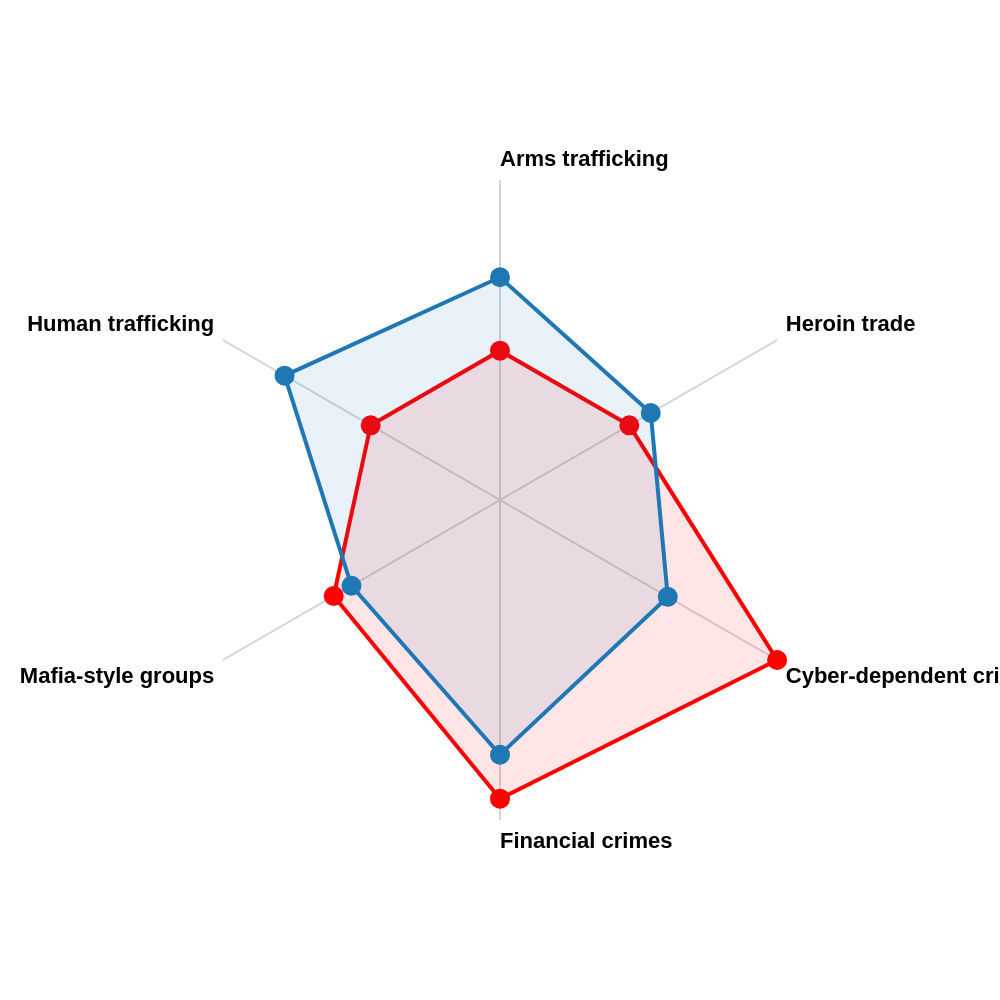

Vega-Lite specification for this chart:
### Vega specification from a JSON file in a GitHub repository (floating-point values rounded to 4 significant figures)
{"$schema": "https://vega.github.io/schema/vega/v5.json", "description": "A radar chart example, showing multiple dimensions in a radial layout.", "width": 500, "height": 500, "padding": 90, "autosize": {"type": "none", "contains": "padding"}, "signals": [{"name": "radius", "update": "width / 2"}], "data": [{"name": "table", "values": [{"Country": "Australia", "category": "Human trafficking", "value": 3.5}, {"Country": "Australia", "category": "Arms trafficking", "value": 3.5}, {"Country": "Australia", "category": "Heroin trade", "value": 3.5}, {"Country": "Australia", "category": "Cyber-dependent crimes", "value": 7.5}, {"Country": "Australia", "category": "Financial crimes", "value": 7.0}, {"Country": "Australia", "category": "Mafia-style groups", "value": 4.5}, {"Country": "Rest of World", "category": "Human trafficking", "value": 5.83}, {"Country": "Rest of World", "category": "Arms trafficking", "value": 5.22}, {"Country": "Rest of World", "category": "Heroin trade", "value": 4.08}, {"Country": "Rest of World", "category": "Cyber-dependent crimes", "value": 4.54}, {"Country": "Rest of World", "category": "Financial crimes", "value": 5.97}, {"Country": "Rest of World", "category": "Mafia-style groups", "value": 4.02}]}, {"name": "countries", "source": "table", "transform": [{"type": "aggregate", "groupby": ["category"]}]}], "scales": [{"name": "angular", "type": "point", "range": {"signal": "[-PI, PI]"}, "padding": 0.5, "domain": {"data": "countries", "field": "category"}}, {"name": "radial", "type": "linear", "range": {"signal": "[0, radius]"}, "zero": true, "nice": false, "domain": {"data": "table", "field": "value"}, "domainMin": 0}, {"name": "color", "type": "ordinal", "domain": ["Australia", "Rest of World"], "range": ["red", "#1f77b4"]}], "encode": {"enter": {"x": {"signal": "radius"}, "y": {"signal": "radius"}}}, "marks": [{"type": "group", "name": "categories", "zindex": 1, "from": {"facet": {"data": "table", "name": "facet", "groupby": ["Country"]}}, "marks": [{"type": "line", "name": "category-line", "from": {"data": "facet"}, "encode": {"enter": {"interpolate": {"value": "linear-closed"}, "x": {"signal": "scale('radial', datum.value) * cos(scale('angular', datum.category))"}, "y": {"signal": "scale('radial', datum.value) * sin(scale('angular', datum.category))"}, "stroke": {"scale": "color", "field": "Country"}, "strokeWidth": {"value": 2}, "fill": {"scale": "color", "field": "Country"}, "fillOpacity": {"value": 0.1}}}}, {"type": "symbol", "from": {"data": "facet"}, "encode": {"enter": {"x": {"signal": "scale('radial', datum.value) * cos(scale('angular', datum.category))"}, "y": {"signal": "scale('radial', datum.value) * sin(scale('angular', datum.category))"}, "fill": {"scale": "color", "field": "Country"}, "size": {"value": 100}, "tooltip": {"signal": "datum.Country + ': ' + format(datum.value, '.2f')"}}}}]}, {"type": "rule", "name": "radial-grid", "from": {"data": "countries"}, "zindex": 0, "encode": {"enter": {"x": {"value": 0}, "y": {"value": 0}, "x2": {"signal": "radius * cos(scale('angular', datum.category))"}, "y2": {"signal": "radius * sin(scale('angular', datum.category))"}, "stroke": {"value": "lightgray"}, "strokeWidth": {"value": 1}}}}, {"type": "text", "name": "key-label", "from": {"data": "countries"}, "zindex": 1, "encode": {"enter": {"x": {"signal": "(radius + 5) * cos(scale('angular', datum.category))"}, "y": {"signal": "(radius + 5) * sin(scale('angular', datum.category))"}, "text": {"field": "category"}, "align": [{"test": "abs(scale('angular', datum.category)) > PI / 2", "value": "right"}, {"value": "left"}], "baseline": [{"test": "scale('angular', datum.category) > 0", "value": "top"}, {"test": "scale('angular', datum.category) == 0", "value": "middle"}, {"value": "bottom"}], "fill": {"value": "black"}, "fontWeight": {"value": "bold"}}}}]}
